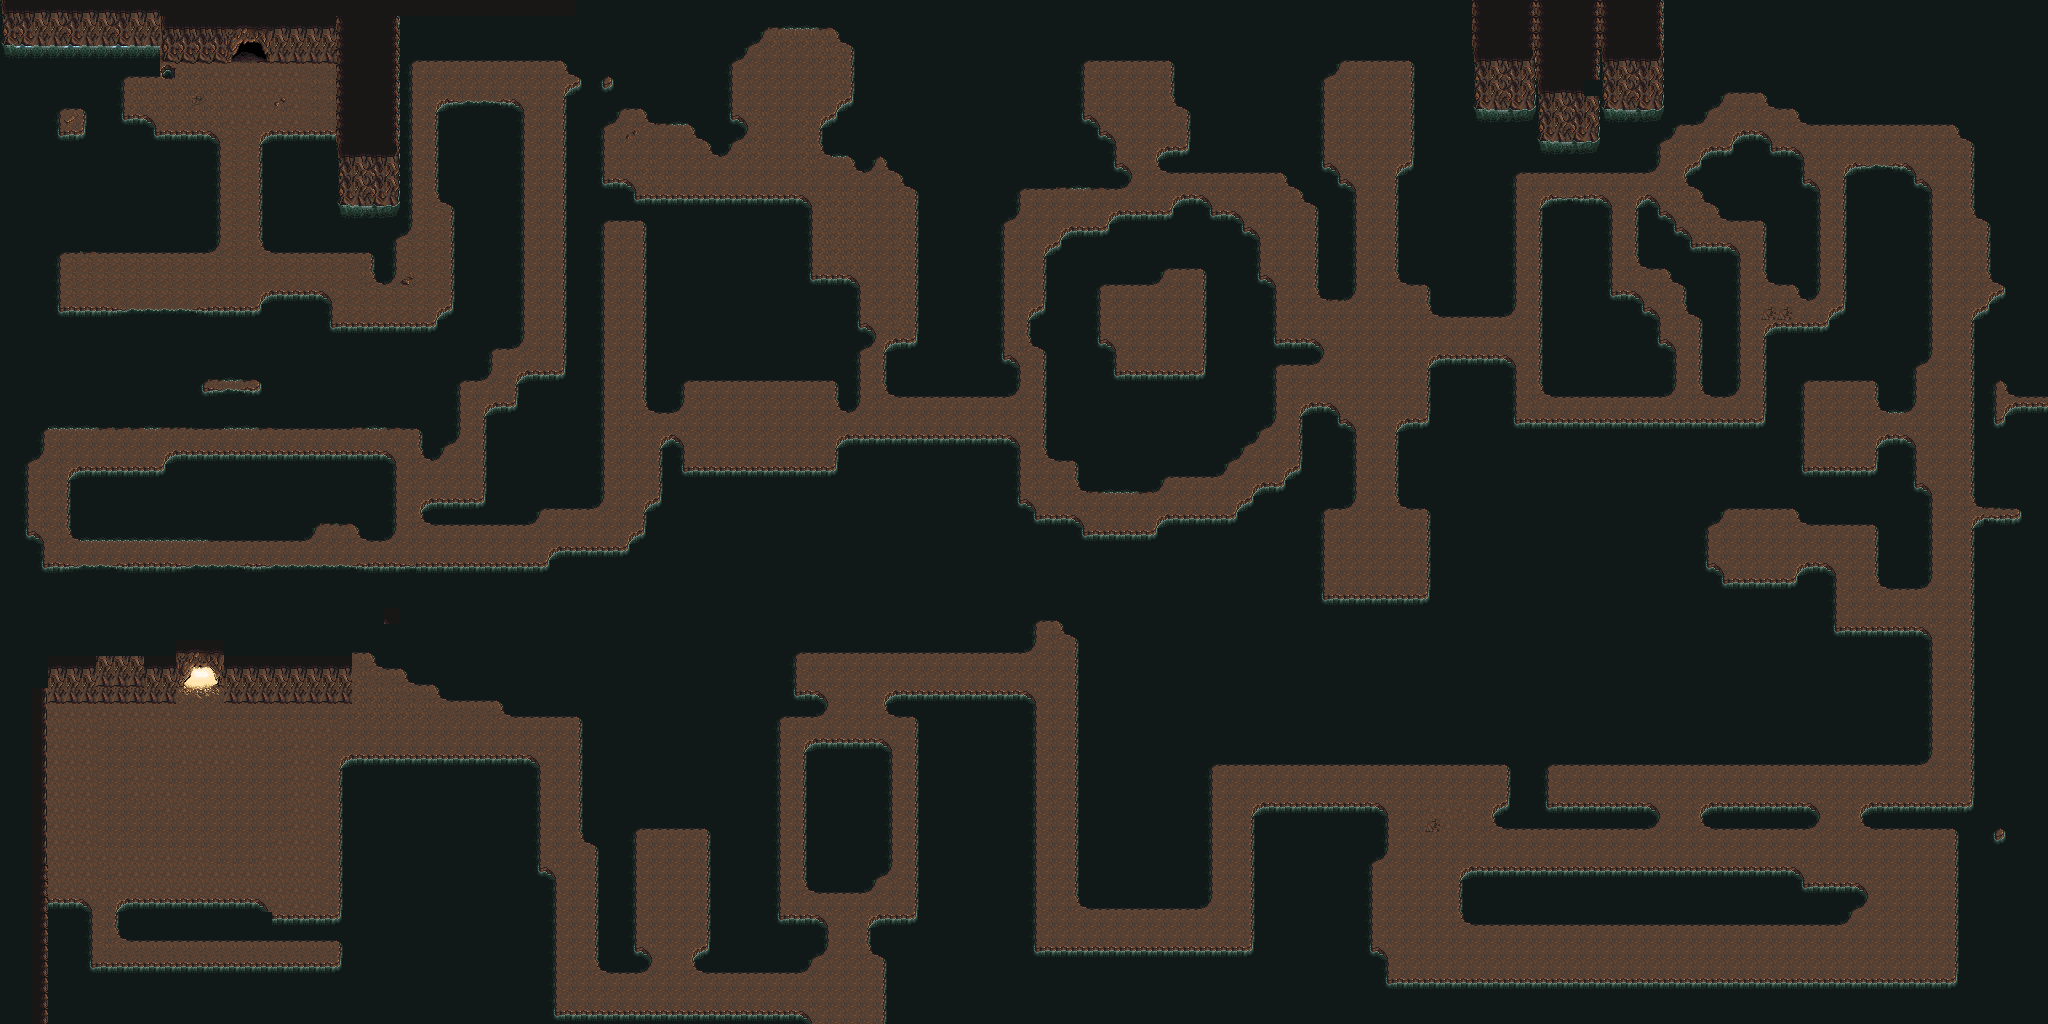

Tiled map render using the project's own tile images. Description and the map definition, with tile-layer contents summarised, below:
An orthogonal 128x64 tile map with 16x16 px tiles, 1 tile layer (Tile Layer 1).

<map version="1.5" tiledversion="1.6.0" orientation="orthogonal" renderorder="right-down" width="128" height="64" tilewidth="16" tileheight="16" infinite="0" nextlayerid="2" nextobjectid="1">
 <editorsettings>
  <export target="larger_map.csv" format="csv" />
 </editorsettings>
 <tileset firstgid="1" name="cave16x16" tilewidth="16" tileheight="16" tilecount="336" columns="16">
  <image source="../Textures/cave16x16.png" width="256" height="336" />
 </tileset>
 <layer id="1" name="Tile Layer 1" width="128" height="64">
  <data>[8192 cells, 8192 non-empty, 91 distinct tile ids]</data>
 </layer>
</map>
